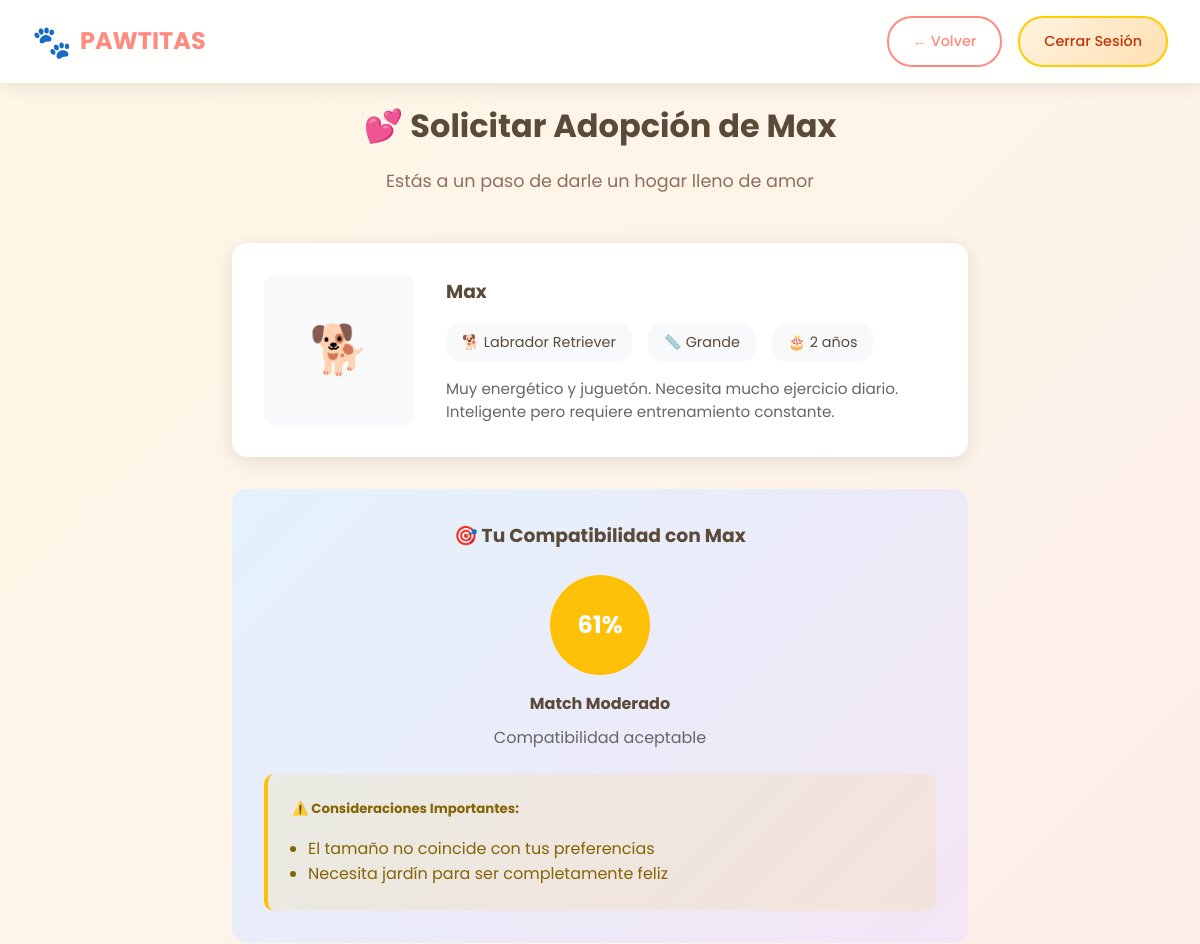
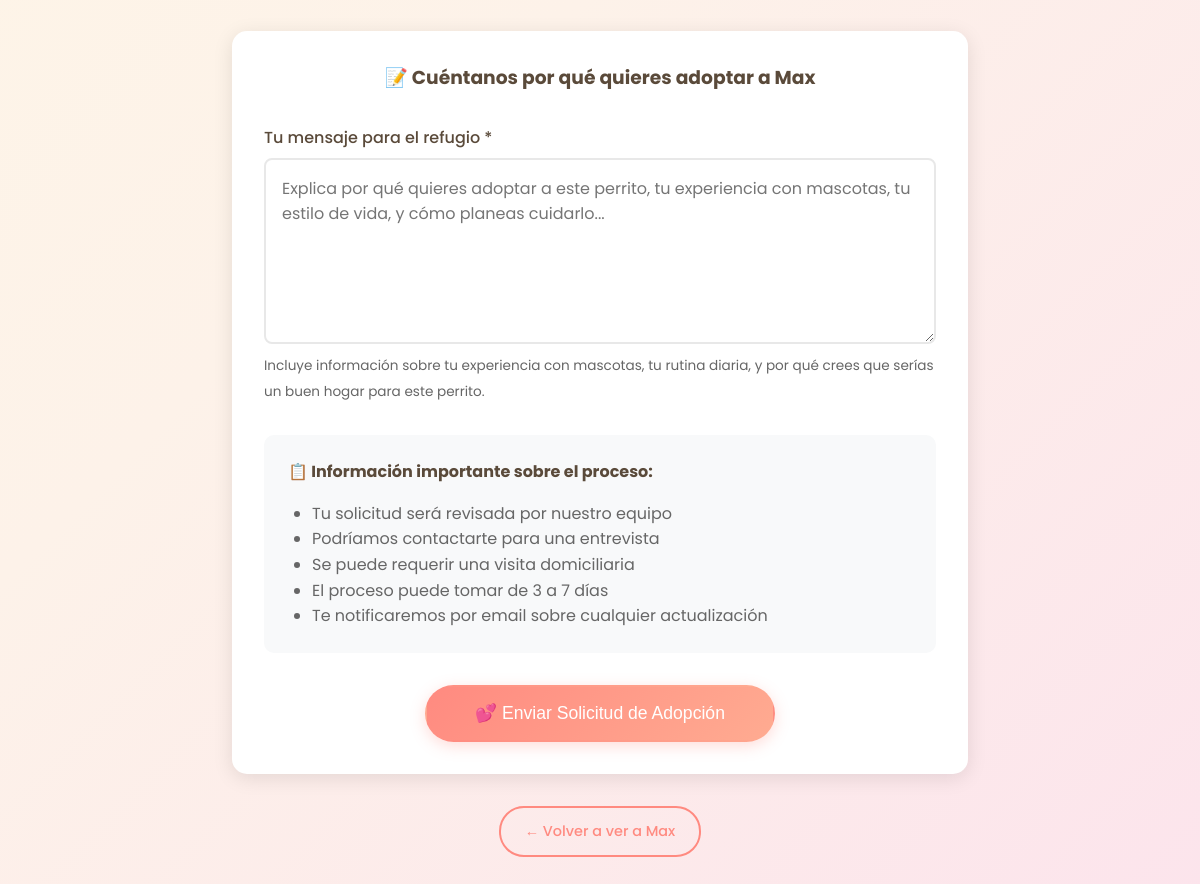
Page /pages/solicitar_adopcion.php?perrito_id=2 (signed in) on the committed database (2 pictures, top to bottom).
### tables this page shows
CREATE TABLE perritos (
    id INT AUTO_INCREMENT PRIMARY KEY,
    nombre VARCHAR(100) NOT NULL,
    raza VARCHAR(100),
    edad_aproximada TINYINT,
    tamaño ENUM('pequeño', 'mediano', 'grande', 'gigante') NOT NULL,
    peso DECIMAL(5,2),
    sexo ENUM('macho', 'hembra') NOT NULL,
    color VARCHAR(100),
    
     
    esterilizado BOOLEAN DEFAULT FALSE,
    vacunas_completas BOOLEAN DEFAULT FALSE,
    microchip BOOLEAN DEFAULT FALSE,
    cuidados_especiales TEXT,
    
     
    personalidad TEXT,
    historia TEXT,
    foto_principal VARCHAR(255),
    
     
    disponible BOOLEAN DEFAULT TRUE,
    tipo_especial ENUM('normal', 'apoyo_emocional', 'perro_guia', 'terapia') DEFAULT 'normal',
    
     
    admin_id INT,
    refugio_origen VARCHAR(200),
    fecha_rescate DATE,
    fecha_registro TIMESTAMP DEFAULT CURRENT_TIMESTAMP,
    fecha_actualizacion TIMESTAMP DEFAULT CURRENT_TIMESTAMP ON UPDATE CURRENT_TIMESTAMP,
    
    FOREIGN KEY (admin_id) REFERENCES usuarios(id) ON DELETE SET NULL
);

### pages/solicitar_adopcion.php (the view, shortened to what the rows shown need)
<?php
require_once '../includes/functions.php';
require_once '../includes/matching.php';
$usuario = obtener_usuario_actual();
$perrito_id = (int)($_GET['perrito_id'] ?? 0);
$sql = "SELECT * FROM perritos WHERE id = ? AND disponible = 1";
$resultado = consultar_db($sql, [$perrito_id]);
$perrito = $resultado[0];
$compatibilidad = null;
if (usuario_tiene_perfil_matching($usuario['id'])) {
    $matching_result = calcular_compatibilidad_usuario_perrito($usuario['id'], $perrito_id);
    if ($matching_result['exito']) {
        $compatibilidad = $matching_result;
    }
}
?>
<!DOCTYPE html>
<html lang="es">
<head>
    <link rel="stylesheet" href="../assets/css/styles.css">
</head>
<body>
    <main style="padding-top: 100px; padding-bottom: 50px;">
        <div class="container" style="max-width: 800px;">
            <div style="text-align: center; margin-bottom: 3rem;">
                <h1 style="color: #5a4a3a; margin-bottom: 1rem;">
                    💕 Solicitar Adopción de <?php echo escapar_html($perrito['nombre']); ?>
                </h1>
                <p style="color: #8d6e63; font-size: 1.1rem;">
                    Estás a un paso de darle un hogar lleno de amor
                </p>
            </div>
            <div style="background: white; padding: 2rem; border-radius: 15px; margin-bottom: 2rem; box-shadow: 0 4px 20px rgba(0,0,0,0.1);">
                <div style="display: grid; grid-template-columns: 150px 1fr; gap: 2rem; align-items: center;">
                    <div>
                        <h3 style="color: #5a4a3a; margin-bottom: 1rem;"><?php echo escapar_html($perrito['nombre']); ?></h3>
                        <div style="display: flex; gap: 1rem; margin-bottom: 1rem; flex-wrap: wrap;">
                            <?php if ($perrito['raza']): ?>
                                <span style="background: #f8f9fa; padding: 0.5rem 1rem; border-radius: 15px; font-size: 0.9rem;">
                                    🐕 <?php echo escapar_html($perrito['raza']); ?>
                                </span>
                            <?php endif; ?>
                            <span style="background: #f8f9fa; padding: 0.5rem 1rem; border-radius: 15px; font-size: 0.9rem;">
                                📏 <?php echo ucfirst($perrito['tamaño']); ?>
                            </span>
                            <?php if ($perrito['edad_aproximada']): ?>
                                <span style="background: #f8f9fa; padding: 0.5rem 1rem; border-radius: 15px; font-size: 0.9rem;">
                                    🎂 <?php echo $perrito['edad_aproximada']; ?> años
                                </span>
                            <?php endif; ?>
                        </div>
                        <?php if ($perrito['personalidad']): ?>
                            <p style="color: #666; font-size: 0.95rem; line-height: 1.5;">
                                <?php echo escapar_html(cortar_texto($perrito['personalidad'], 150)); ?>
                            </p>
                        <?php endif; ?>
                    </div>
                </div>
            </div>
            <?php if ($compatibilidad): ?>
                <div style="background: linear-gradient(135deg, #e3f2fd 0%, #f3e5f5 100%); padding: 2rem; border-radius: 15px; margin-bottom: 2rem;">
                    <h3 style="text-align: center; color: #5a4a3a; margin-bottom: 1.5rem;">
                        🎯 Tu Compatibilidad con <?php echo escapar_html($perrito['nombre']); ?>
                    </h3>
                    <div style="text-align: center;">
                        <?php
                        $score = $compatibilidad['porcentaje_compatibilidad'];
                        if ($score >= 85) {
                            $color = '#28a745';
                            $text = '¡Match Excelente!';
                            $desc = 'Este perrito es perfecto para ti';
                        } elseif ($score >= 70) {
                            $color = '#17a2b8';
                            $text = 'Buen Match';
                            $desc = 'Muy buena compatibilidad';
                        } elseif ($score >= 50) {
                            $color = '#ffc107';
                            $text = 'Match Moderado';
                            $desc = 'Compatibilidad aceptable';
                        } else {
                            $color = '#dc3545';
                            $text = 'Match Bajo';
                            $desc = 'Podrían no ser compatibles';
                        }
                        ?>
                        <div style="width: 100px; height: 100px; border-radius: 50%; background: <?php echo $color; ?>; color: white; display: flex; align-items: center; justify-content: center; margin: 0 auto 1rem; font-size: 1.5rem; font-weight: bold;">
                            <?php echo round($score); ?>%
                        </div>
                        <h4 style="color: #5a4a3a; margin-bottom: 0.5rem;"><?php echo $text; ?></h4>
                        <p style="color: #666;"><?php echo $desc; ?></p>
                    </div>
                    <?php if (!empty($compatibilidad['incompatibilidades'])): ?>
                        <div style="background: rgba(255,193,7,0.1); padding: 1.5rem; border-radius: 10px; margin-top: 1.5rem; border-left: 4px solid #ffc107;">
                            <h5 style="color: #856404; margin-bottom: 1rem;">⚠️ Consideraciones Importantes:</h5>
                            <ul style="color: #856404; margin-left: 1rem;">
                                <?php foreach ($compatibilidad['incompatibilidades'] as $tipo => $existe): ?>
                                    <?php if ($existe): ?>
                                        <li>
                                            <?php
                                            switch ($tipo) {
                                                case 'tamaño':
                                                    echo 'El tamaño no coincide con tus preferencias';
                                                    break;
                                                case 'jardin':
                                                    echo 'Necesita jardín para ser completamente feliz';
                                                    break;
                                            }
                                            ?>
                                        </li>
                                    <?php endif; ?>
                                <?php endforeach; ?>
                            </ul>
                        </div>
                    <?php endif; ?>
                </div>
            <?php endif; ?>
            <form method="POST" action="" style="background: white; padding: 2rem; border-radius: 15px; box-shadow: 0 4px 20px rgba(0,0,0,0.1);">
                <h3 style="color: #5a4a3a; margin-bottom: 2rem; text-align: center;">
                    📝 Cuéntanos por qué quieres adoptar a <?php echo escapar_html($perrito['nombre']); ?>
                </h3>
                <div class="form-group">
                    <label for="mensaje_adoptante">Tu mensaje para el refugio *</label>
                    <textarea id="mensaje_adoptante" name="mensaje_adoptante" required rows="6"
                              placeholder="Explica por qué quieres adoptar a este perrito, tu experiencia con mascotas, tu estilo de vida, y cómo planeas cuidarlo..."
                              style="width: 100%; padding: 1rem; border: 2px solid #e8e8e8; border-radius: 8px; resize: vertical; font-family: inherit;"><?php echo escapar_html($_POST['mensaje_adoptante'] ?? ''); ?></textarea>
                    <small style="color: #666; font-size: 0.85rem;">
                    </small>
                </div>
                <div style="background: #f8f9fa; padding: 1.5rem; border-radius: 10px; margin: 2rem 0;">
                    <h4 style="color: #5a4a3a; margin-bottom: 1rem;">📋 Información importante sobre el proceso:</h4>
                    <ul style="color: #666; line-height: 1.6; margin-left: 1.5rem;">
                    </ul>
                </div>
                <div style="text-align: center;">
                    <button type="submit" class="btn btn-primary btn-large" style="padding: 1rem 3rem; font-size: 1.1rem;">
                    </button>
                </div>
            </form>
            <div style="text-align: center; margin-top: 2rem;">
                <a href="ver_perrito.php?id=<?php echo $perrito_id; ?>" class="btn btn-outline">
                    ← Volver a ver a <?php echo escapar_html($perrito['nombre']); ?>
                </a>
            </div>
        </div>
    </main>
</body>
</html>

### rows in the picture
perritos: nombre "Max", raza "Labrador Retriever", tamaño "Grande", edad_aproximada "2", personalidad "Muy energético y juguetón. Necesita mucho ejercicio diario. Inteligente pero requiere entrenamiento constante."

### other values in the picture
APP_NAME "PAWTITAS"
$score "61"
$text "Match Moderado"
$desc "Compatibilidad aceptable"
